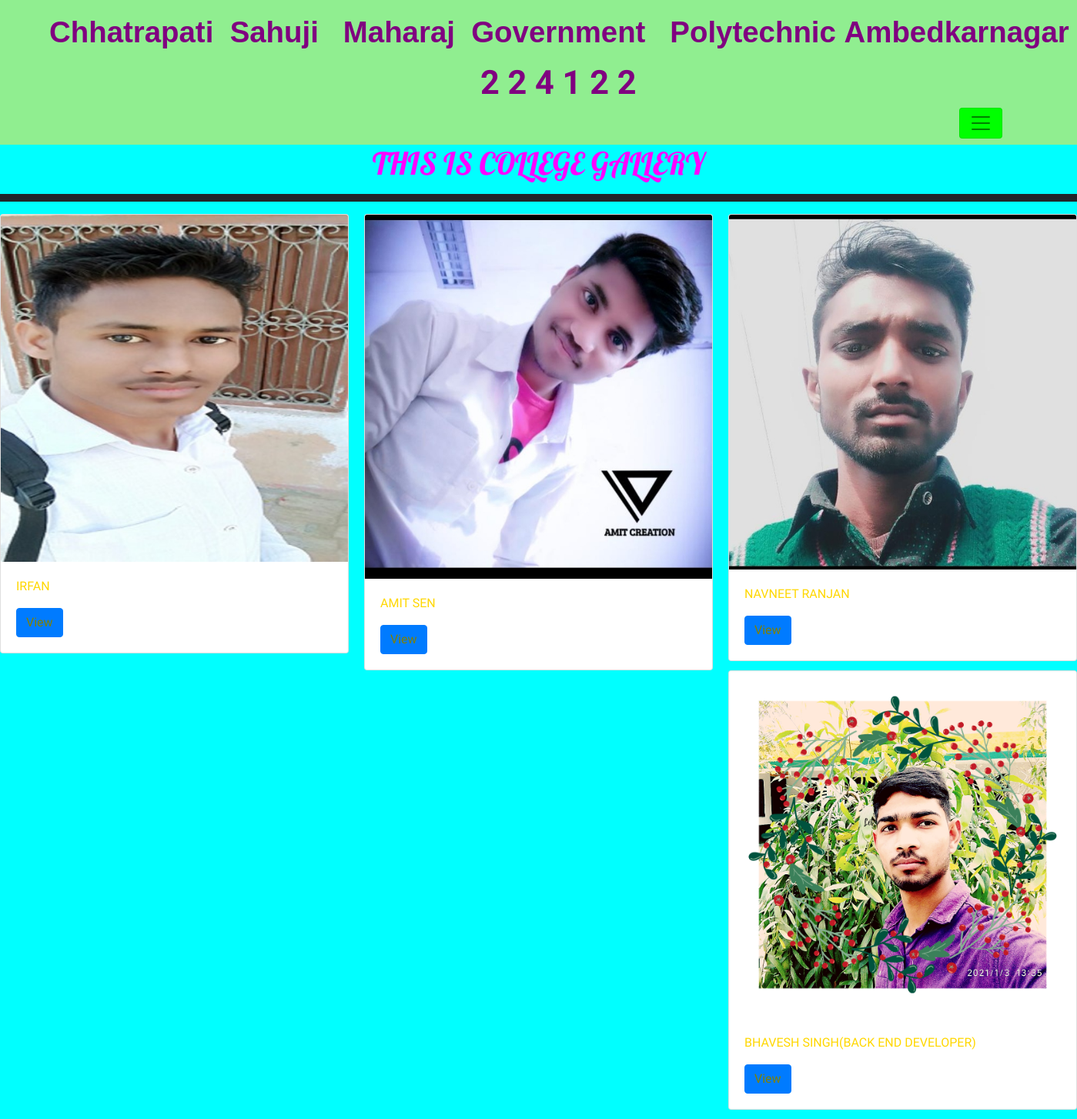
The page /gallery on the database its author committed.
### myapp/models.py (models this page shows, shortened)
class Image(models.Model):
    caption=models.CharField(max_length=100)
    image=models.ImageField(upload_to="img/%y")

### myapp/views.py (the view)
# urls.py: path("gallery",views.gallery,name='gallery'),
def gallery(request):
    pics=Image.objects.all()
    return render(request,'gallery.html',{"pics":pics})

### myapp/templates/gallery.html (shortened to what this page needs)
 {% extends 'base.html' %}
 {% block body %}
 {% load static %}
<!doctype html>
<html lang="en">
  <head>
    <link rel="stylesheet" href="https://maxcdn.bootstrapcdn.com/bootstrap/4.0.0/css/bootstrap.min.css">
  </head>
  <body>
<H1>THIS IS COLLEGE GALLERY</H1>
<hr>
    <div class="col-md-20">
      <div class="row mt-6" >
        <div class="col-md-12">
          <div class="card-columns">
            {% for x in pics %}
            <div class="card">
  <img class="card-img-top" src="{{x.image.url}}" alt="Card image cap">
  <div class="card-body">
    <p class="card-text">{{x.caption}}</p>
    <a href="#" class="btn btn-primary" onclick="showModalwithImage('{{x.image}}')">View</a>
  </div>
</div>
            {% endfor %}
          </div>
        </div>
      </div>
    </div>
  </body>
</html>
{% endblock body %}

### myapp/templates/base.html (shortened to what this page needs)
<!DOCTYPE html>
<html>
{% load static %}
<head>
    <link href="{% static 'css/style.css' %}" rel="stylesheet"/>
  <link rel="stylesheet" href="https://maxcdn.bootstrapcdn.com/bootstrap/4.5.2/css/bootstrap.min.css">
    <link
    rel="stylesheet"
    href="https://cdnjs.cloudflare.com/ajax/libs/animate.css/4.1.1/animate.min.css"
  />
</head>
<body>
<nav class="navbar navbar-expand-xl>
 navbar-light bg.dark"  id="ram">
  <b class="navbar-brand" id="shiva">Chhatrapati &nbsp;Sahuji &nbsp; Maharaj &nbsp;Government &nbsp; Polytechnic&nbsp;Ambedkarnagar</b>
  <b id="shiv">2 2 4 1 2 2</b>
  <button class="navbar-toggler" type="button" data-toggle="collapse" data-target="#navbarSupportedContent" aria-controls="navbarSupportedContent" aria-expanded="false" aria-label="Toggle navigation">
    <span class="navbar-toggler-icon"></span>
  </button>
</nav>
  {% block body %}
  {% endblock body%}
</body>
</html>

### myapp/static/css/style.css (style rules this page uses)
h1 { text-align: center; color:rebeccapurple; }
.navbar-brand { font-family: "Ubuntu",sans-serif; font-size: 2em; font-weight: bold; color: #fff; animation: wobble ; animation-duration: 6s; }

### myapp/templates/base.html (style rules this page uses)
body { background-color:white; font-family: 'Lobster', cursive!important; }
* { font-family: 'Gorditas', Algerian; }
p { color:gold; }
img { border:4px solid black; }
a { padding-left:20px; }
button { color:white!important; background-color:lime!important; margin-left:90%; list-style-type:none; text-decoration:none; }
#ram { background-color:orange!important; color:gray!important; }
#shiva { color:purple; font-size: 2.4rem; padding-left:3rem; }
#shiv { color:purple; font-size: 2.7rem; padding-left:38rem; }

### myapp/templates/gallery.html (style rules this page uses)
body { background-color:cyan; }
button { color:white!important; background-color:lime!important; margin-left:90%; list-style-type:none; text-decoration:none; }
H1 { text-align:center; color:magenta; }
hr { border:5px solid; }
a { color:olive!important; }

### rows shown on the page
Image: image (picture), caption "IRFAN"
Image: image (picture), caption "AMIT SEN"
Image: image (picture), caption "NAVNEET RANJAN"
Image: image (picture), caption "BHAVESH SINGH(BACK END DEVELOPER)"
